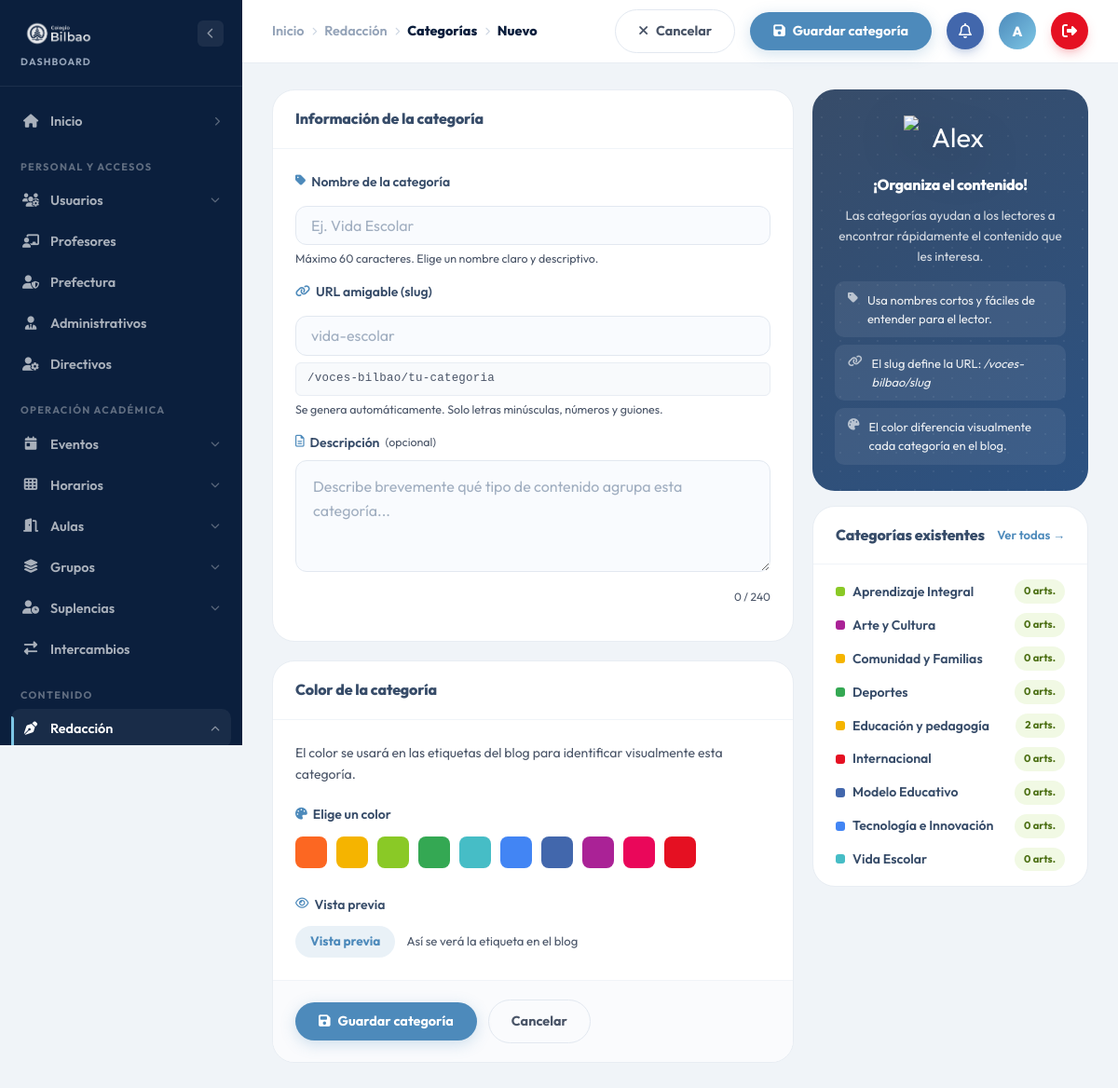
The app's page /dashboard/categorias/crear (signed in) with its own data.
### tables this page shows
CREATE TABLE categorias (
    id          INT UNSIGNED  NOT NULL AUTO_INCREMENT,
    nombre      VARCHAR(60)   NOT NULL,
    slug        VARCHAR(80)   NOT NULL,
    descripcion VARCHAR(240)  NULL,
    color       CHAR(7)       NOT NULL DEFAULT '#4267ac',
    creado_en   TIMESTAMP     NOT NULL DEFAULT CURRENT_TIMESTAMP,
    PRIMARY KEY (id),
    UNIQUE KEY uq_slug (slug)
);

### views/blog/categorias/crear.php (the view, shortened to what the rows shown need)
<div class="admin-layout">
    <div class="admin-main">
        <main class="admin-content">
            <form id="form-categoria" action="/dashboard/categorias/crear" method="POST" novalidate>
                <div class="admin-form-grid">
                    <div>
                        <div class="admin-panel" style="margin-bottom:20px;">
                            <div class="admin-panel__header">
                                <h2 class="admin-panel__title">Información de la categoría</h2>
                            </div>
                        </div>
                        <div class="admin-panel">
                            <div class="admin-panel__header">
                                <h2 class="admin-panel__title">Color de la categoría</h2>
                            </div>
                        </div>
                    </div>
                    <div>
                        <div class="admin-panel">
                            <div class="admin-panel__header">
                                <h2 class="admin-panel__title">Categorías existentes</h2>
                            </div>
                            <div style="padding:16px 24px;display:flex;flex-direction:column;gap:10px;">
                                <?php if (empty($categorias)): ?>
                                <p style="font-size:0.85rem;color:var(--text-gray);">Aún no hay categorías.</p>
                                <?php else: ?>
                                <?php foreach ($categorias as $c): ?>
                                <div style="display:flex;align-items:center;justify-content:space-between;font-size:0.88rem;">
                                    <span style="display:flex;align-items:center;gap:8px;">
                                        <span style="width:10px;height:10px;border-radius:3px;background:<?= s($c->color ?? '#4D8ABB') ?>;display:inline-block;"></span>
                                        <span style="font-weight:600;color:var(--col-herencia);"><?= s($c->nombre) ?></span>
                                    </span>
                                    <span class="admin-badge admin-badge--published" style="font-size:0.7rem;"><?= (int)$c->total_articulos ?> arts.</span>
                                </div>
                                <?php endforeach; ?>
                                <?php endif; ?>
                            </div>
                        </div>
                    </div>
                </div>
            </form>
        </main>
    </div>
</div>

### records on screen
categorias: nombre "Aprendizaje Integral", total_articulos "0"
categorias: nombre "Arte y Cultura", total_articulos "0"
categorias: nombre "Comunidad y Familias", total_articulos "0"
categorias: nombre "Deportes", total_articulos "0"
categorias: nombre "Educación y pedagogía", total_articulos "2"
categorias: nombre "Internacional", total_articulos "0"
categorias: nombre "Modelo Educativo", total_articulos "0"
categorias: nombre "Tecnología e Innovación", total_articulos "0"
categorias: nombre "Vida Escolar", total_articulos "0"

### other values on screen
$_cr['label'] "Inicio"
$_cr['label'] "Redacción"
$_cr['label'] "Categorías"
$_cr['label'] "Nuevo"
$_g['label'] "PERSONAL Y ACCESOS"
$_m['nombre'] "Usuarios"
$_m['nombre'] "Profesores"
$_m['nombre'] "Prefectura"
$_m['nombre'] "Administrativos"
$_m['nombre'] "Directivos"
$_g['label'] "OPERACIÓN ACADÉMICA"
$_m['nombre'] "Eventos"
$_m['nombre'] "Horarios"
$_m['nombre'] "Aulas"
$_m['nombre'] "Grupos"
